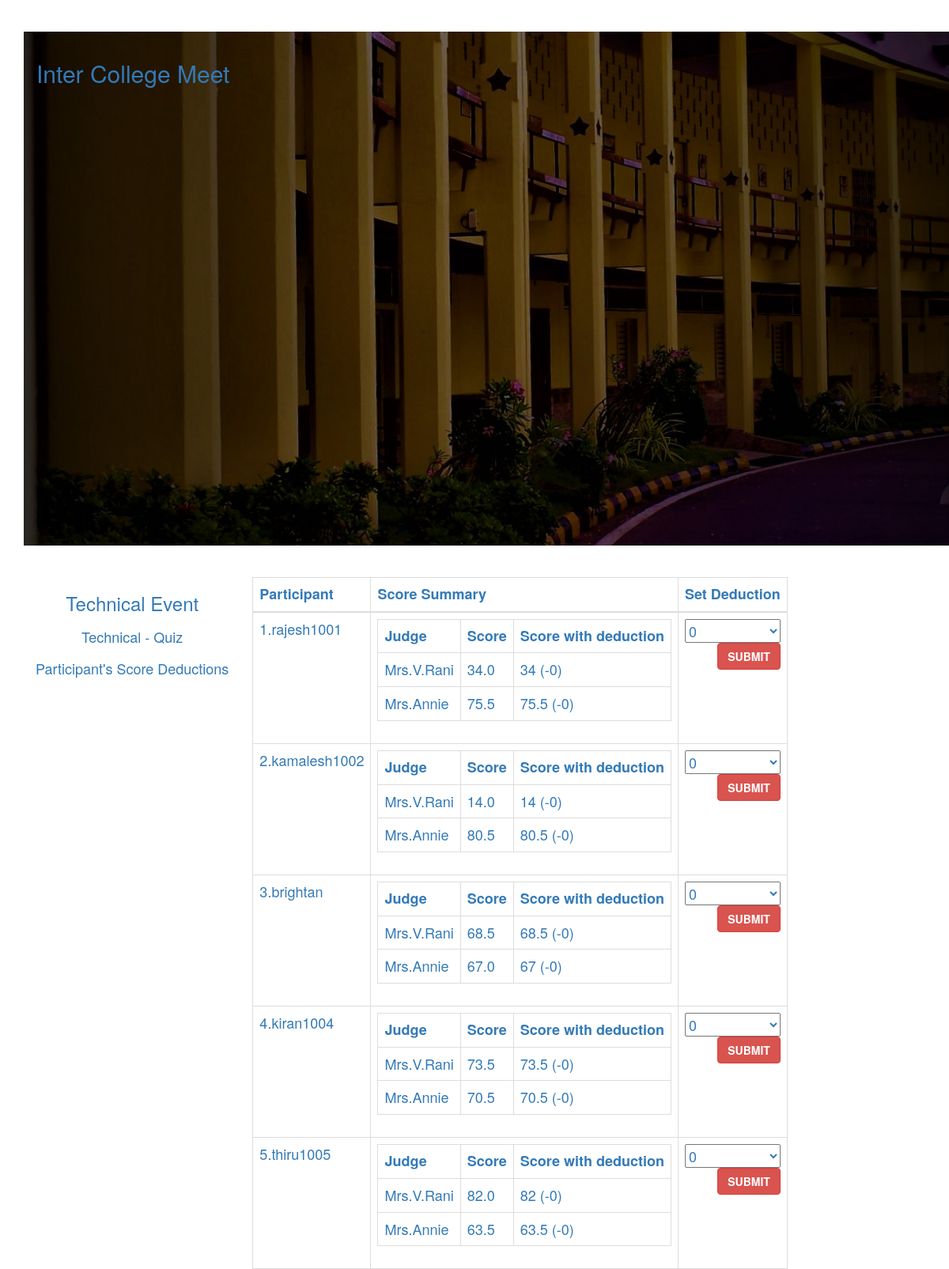
/judge/deductScores.php?event_id=4 (signed in), run on the app's committed database.
### tables this page shows
CREATE TABLE `main_event` (
  `mainevent_id` int(11) NOT NULL,
  `event_name` text NOT NULL,
  `status` text NOT NULL,
  `organizer_id` int(11) NOT NULL,
  `sy` varchar(9) NOT NULL,
  `date_start` text NOT NULL,
  `date_end` text NOT NULL,
  `place` text NOT NULL
);

CREATE TABLE `sub_event` (
  `subevent_id` int(11) NOT NULL,
  `mainevent_id` int(11) NOT NULL,
  `organizer_id` int(11) NOT NULL,
  `event_name` text NOT NULL,
  `status` text NOT NULL,
  `eventdate` text NOT NULL,
  `eventtime` text NOT NULL,
  `place` text NOT NULL,
  `txtpoll_status` text NOT NULL,
  `view` varchar(15) NOT NULL,
  `txtpollview` varchar(15) NOT NULL
);

CREATE TABLE `contestants` (
  `contestant_id` int(11) NOT NULL,
  `fullname` text NOT NULL,
  `subevent_id` int(11) NOT NULL,
  `contestant_ctr` int(11) NOT NULL,
  `status` text NOT NULL,
  `txt_code` text NOT NULL,
  `rand_code` int(15) NOT NULL,
  `txtPollScore` int(11) NOT NULL
);

CREATE TABLE `sub_results` (
  `subresult_id` int(11) NOT NULL,
  `subevent_id` int(11) NOT NULL,
  `mainevent_id` int(11) NOT NULL,
  `contestant_id` int(11) NOT NULL,
  `judge_id` int(11) NOT NULL,
  `total_score` decimal(11,1) NOT NULL,
  `deduction` int(11) NOT NULL,
  `criteria_ctr1` decimal(11,1) NOT NULL,
  `criteria_ctr2` decimal(11,1) NOT NULL,
  `criteria_ctr3` decimal(11,1) NOT NULL,
  `criteria_ctr4` decimal(11,1) NOT NULL,
  `criteria_ctr5` decimal(11,1) NOT NULL,
  `criteria_ctr6` decimal(11,1) NOT NULL,
  `criteria_ctr7` decimal(11,1) NOT NULL,
  `criteria_ctr8` decimal(11,1) NOT NULL,
  `criteria_ctr9` decimal(11,1) NOT NULL,
  `criteria_ctr10` decimal(11,1) NOT NULL,
  `comments` text NOT NULL,
  `rank` varchar(11) NOT NULL,
  `judge_rank_stat` varchar(15) NOT NULL,
  `place_title` varchar(25) NOT NULL
);

CREATE TABLE `judges` (
  `judge_id` int(11) NOT NULL,
  `subevent_id` int(11) NOT NULL,
  `judge_ctr` int(11) NOT NULL,
  `fullname` text NOT NULL,
  `code` varchar(6) NOT NULL,
  `jtype` varchar(25) NOT NULL
);

### judge/deductScores.php (the view, shortened to what this page needs)
<!DOCTYPE html>
<html lang="en">
   <?php
   include('header2.php');
   include('session.php');
   $active_sub_event=$_GET['event_id'];
    ?>
  <body data-spy="scroll" data-target=".bs-docs-sidebar">
  <div class="container">
    <div class="row">
      <div class="span12">
           <?php
        $s_event_query = $conn->query("select * from sub_event where subevent_id='$active_sub_event'") or die(mysql_error());
		while ($s_event_row = $s_event_query->fetch())
        {
            $MEidxx=$s_event_row['mainevent_id'];
              $event_query = $conn->query("select * from main_event where mainevent_id='$MEidxx'") or die(mysql_error());
		while ($event_row = $event_query->fetch())
        {
            ?>
             <center>
             <?php include('doc_header.php'); ?>
             <table>
             <tr>
             <td align="center">
            <h3><?php echo $event_row['event_name']; ?></h3>
             </td>
              </tr>
              <tr>
              <td align="center">
              <h4> <?php echo $s_event_row['event_name']; ?></h4>
              </td>
              </tr>
               <tr>
             <td align="center">
            <h4>Participant's Score Deductions</h4>
             </td>
              </tr>
             </table>
          <table class="table table-bordered">
        <thead>
     <th>Participant</th>
        <th>Score Summary</th>
          <th>Set Deduction</th>
        </thead>
     <tbody>
     <?php
$o_result_query = $conn->query("select distinct contestant_id from sub_results where subevent_id='$active_sub_event' ORDER BY contestant_id ASC") or die(mysql_error());
while ($o_result_row = $o_result_query->fetch()) {
    $contestant_id=$o_result_row['contestant_id'];
         ?>
         <tr>
         <td><?php
          $cname_query = $conn->query("select * from contestants where contestant_id='$contestant_id'") or die(mysql_error());
        while ($cname_row = $cname_query->fetch())
        {
                echo $cname_row['contestant_ctr'].".".$cname_row['fullname'];
        }
           ?></td>
          <td>
           <table class="table table-bordered">
           <tr>
           <th>Judge</th>
           <th>Score</th>
            <th>Score with deduction</th>
           </tr>
         <?php
$tot_score_query = $conn->query("select judge_id,total_score, deduction, rank from sub_results where contestant_id='$contestant_id' ORDER BY judge_id") or die(mysql_error());
while ($tot_score_row = $tot_score_query->fetch())
{
    ?>
   <tr>
   <td><?php $jx_id=$tot_score_row['judge_id'];
    $jname_query = $conn->query("select * from judges where judge_id='$jx_id'") or die(mysql_error());
    $jname_row = $jname_query->fetch();
    echo $jname_row['fullname'];
    ?></td>
   <td><?php echo $tot_score_row['total_score']; ?></td>
   <td><?php echo $tot_score_row['total_score']-$tot_score_row['deduction']; ?><?php echo " (-".$tot_score_row['deduction'].")"; ?></td>
   </tr>
<?php } ?>
 </table>
          </td>
          <td>
          <form method="POST">
          <select name="deduction" style="width: 100% !important;">
          <option>0</option>
          </select><br />
             <button name="submit_place" class="btn btn-danger pull-right"><i class="icon-ok"></i> <strong>SUBMIT</strong></button>
          </form>
          </td>
         </tr>
        <?php } ?>
     </tbody>
          </table>
           <?php } } ?>
    </div>
  </div>
  </body>
</html>

### judge/doc_header.php (shortened to what this page needs)
            <table>
<header class="bgImage" >
    <nav class="navbar" >
        <div class="container">
        <div class="navbar-header">
                <a class = "navbar-brand">
                   <h2> Inter College Meet</h2>
                     </div>
        </div>
    </div>

### judge/assets/css/docs.css (style rules this page uses)
body { position: relative; padding-top: 40px; }

### judge/doc_header.php (style rules this page uses)
.bgImage { background-image: url(images/aac.jpg); background-size: cover; background-position: center center; height: 650px; margin-bottom: 25px; }

### data on the page
sub_event: event_name "Technical - Quiz"
main_event: event_name "Technical Event"
contestants: contestant_ctr "1", fullname "rajesh1001"
sub_results: judge.fullname "Mrs.V.Rani", total_score "34.0", $tot_score_row['total_score']-$tot_score_row['deduction'] "34", deduction "0"
sub_results: judge.fullname "Mrs.Annie", total_score "75.5", $tot_score_row['total_score']-$tot_score_row['deduction'] "75.5", deduction "0"
contestants: contestant_ctr "2", fullname "kamalesh1002"
sub_results: judge.fullname "Mrs.V.Rani", total_score "14.0", $tot_score_row['total_score']-$tot_score_row['deduction'] "14", deduction "0"
sub_results: judge.fullname "Mrs.Annie", total_score "80.5", $tot_score_row['total_score']-$tot_score_row['deduction'] "80.5", deduction "0"
contestants: contestant_ctr "3", fullname "brightan"
sub_results: judge.fullname "Mrs.V.Rani", total_score "68.5", $tot_score_row['total_score']-$tot_score_row['deduction'] "68.5", deduction "0"
sub_results: judge.fullname "Mrs.Annie", total_score "67.0", $tot_score_row['total_score']-$tot_score_row['deduction'] "67", deduction "0"
contestants: contestant_ctr "4", fullname "kiran1004"
sub_results: judge.fullname "Mrs.V.Rani", total_score "73.5", $tot_score_row['total_score']-$tot_score_row['deduction'] "73.5", deduction "0"
sub_results: judge.fullname "Mrs.Annie", total_score "70.5", $tot_score_row['total_score']-$tot_score_row['deduction'] "70.5", deduction "0"
contestants: contestant_ctr "5", fullname "thiru1005"
sub_results: judge.fullname "Mrs.V.Rani", total_score "82.0", $tot_score_row['total_score']-$tot_score_row['deduction'] "82", deduction "0"
sub_results: judge.fullname "Mrs.Annie", total_score "63.5", $tot_score_row['total_score']-$tot_score_row['deduction'] "63.5", deduction "0"
